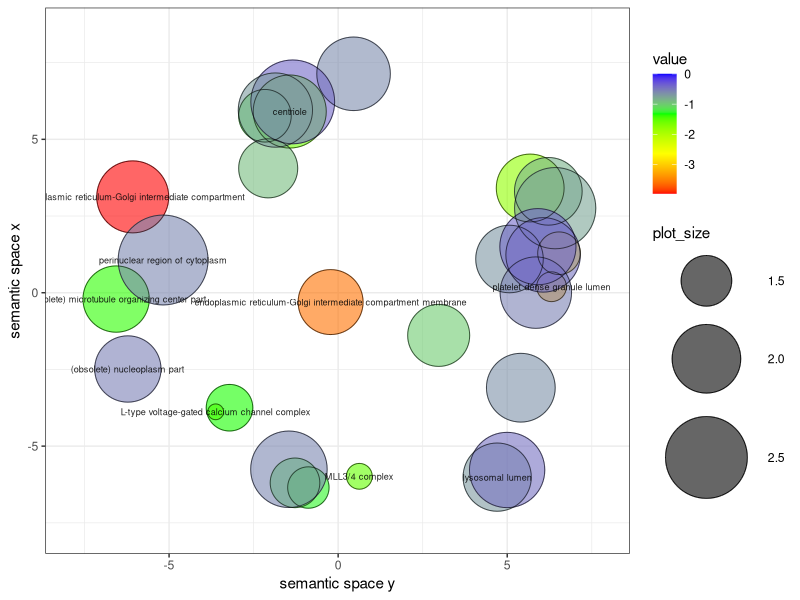
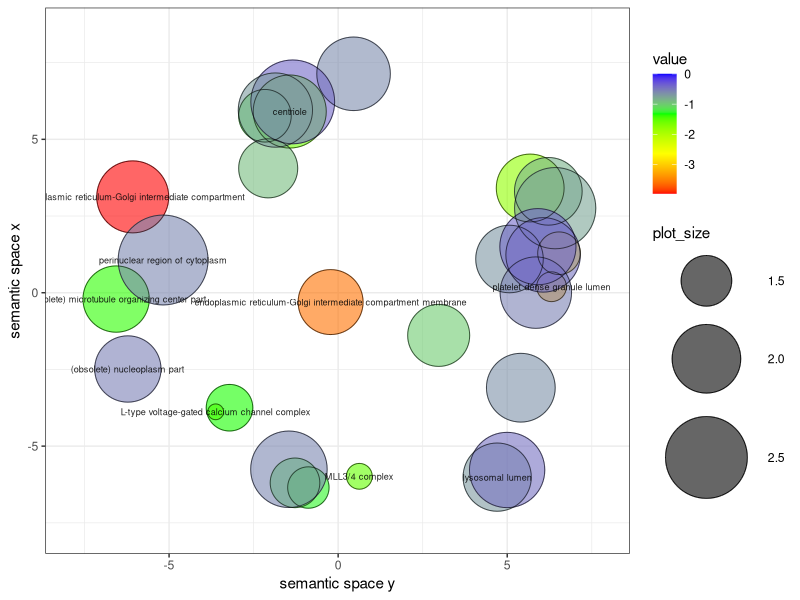

Reproduce these figures in R, in order.
# A plotting R script produced by the REVIGO server at http://revigo.irb.hr/
# If you found REVIGO useful in your work, please cite the following reference:
# Supek F et al. "REVIGO summarizes and visualizes long lists of Gene Ontology
# terms" PLoS ONE 2011. doi:10.1371/journal.pone.0021800

# --------------------------------------------------------------------------
# If you don't have the ggplot2 package installed, uncomment the following line:
# install.packages( "ggplot2" );
library( ggplot2 );

# --------------------------------------------------------------------------
# If you don't have the scales package installed, uncomment the following line:
# install.packages( "scales" );
library( scales );

# --------------------------------------------------------------------------
# Here is your data from REVIGO. Scroll down for plot configuration options.

revigo.names <- c("term_ID","description","frequency_%","plot_X","plot_Y","plot_size","value","uniqueness","dispensability");
revigo.data <- rbind(c("GO:0005793","endoplasmic reticulum-Golgi intermediate compartment",0.691,-6.075,3.125,2.117,-3.964,0.941,0.000),
c("GO:0044450","(obsolete) microtubule organizing center part",0.501,-6.566,-0.206,1.924,-1.371,1.000,0.000),
c("GO:0044451","(obsolete) nucleoplasm part",0.501,-6.219,-2.485,1.924,-0.544,1.000,0.000),
c("GO:0031089","platelet dense granule lumen",0.074,6.310,0.196,1.176,-3.228,0.710,0.028),
c("GO:0005814","centriole",0.755,-1.432,5.907,2.155,-1.595,0.838,0.029),
c("GO:0033116","endoplasmic reticulum-Golgi intermediate compartment membrane",0.399,-0.223,-0.304,1.881,-3.606,0.887,0.040),
c("GO:0048471","perinuclear region of cytoplasm",3.813,-5.177,1.067,2.856,-0.589,0.953,0.042),
c("GO:1990454","L-type voltage-gated calcium channel complex",0.064,-3.622,-3.881,1.114,-1.743,0.833,0.050),
c("GO:0044666","MLL3/4 complex",0.069,0.627,-5.983,1.146,-1.549,0.750,0.120),
c("GO:0043202","lysosomal lumen",0.510,4.703,-6.010,1.987,-0.697,0.870,0.144),
c("GO:0000781","chromosome, telomeric region",0.787,0.456,7.136,2.173,-0.613,0.915,0.187),
c("GO:0030134","COPII-coated ER to Golgi transport vesicle",0.495,5.679,3.414,1.973,-1.788,0.772,0.287),
c("GO:0005798","Golgi-associated vesicle",0.489,6.215,3.306,1.968,-0.853,0.791,0.338),
c("GO:0030173","integral component of Golgi membrane",0.324,2.973,-1.390,1.792,-1.004,0.807,0.342),
c("GO:0005686","U2 snRNP",0.106,-0.881,-6.349,1.322,-1.274,0.758,0.361),
c("GO:0030135","coated vesicle",1.574,6.418,2.757,2.473,-0.772,0.768,0.379),
c("GO:0005796","Golgi lumen",0.532,5.402,-3.095,2.004,-0.647,0.828,0.409),
c("GO:0042827","platelet dense granule",0.112,6.531,1.288,1.342,-2.870,0.748,0.423),
c("GO:0097431","mitotic spindle pole",0.181,-2.165,5.769,1.544,-1.200,0.833,0.446),
c("GO:0005871","kinesin complex",0.266,-2.069,4.055,1.708,-0.913,0.778,0.462),
c("GO:0005689","U12-type spliceosomal complex",0.154,-1.276,-6.196,1.477,-1.168,0.750,0.480),
c("GO:0035579","specific granule membrane",0.484,5.067,1.100,1.964,-0.675,0.678,0.488),
c("GO:0005819","spindle",2.026,-1.343,6.221,2.582,-0.414,0.825,0.569),
c("GO:1904813","ficolin-1-rich granule lumen",0.659,5.846,0.004,2.097,-0.561,0.687,0.572),
c("GO:0005681","spliceosomal complex",1.016,-1.456,-5.754,2.283,-0.589,0.736,0.578),
c("GO:0042581","specific granule",0.851,6.061,1.234,2.207,-0.466,0.704,0.605),
c("GO:0005775","vacuolar lumen",0.915,4.997,-5.777,2.238,-0.464,0.865,0.606),
c("GO:0032281","AMPA glutamate receptor complex",0.133,-3.213,-3.747,1.415,-1.339,0.812,0.628),
c("GO:0101002","ficolin-1-rich granule",0.984,5.907,1.502,2.270,-0.418,0.701,0.630),
c("GO:0072686","mitotic spindle",0.835,-1.856,5.954,2.199,-0.706,0.813,0.688));

one.data <- data.frame(revigo.data);
names(one.data) <- revigo.names;
one.data <- one.data [(one.data$plot_X != "null" & one.data$plot_Y != "null"), ];
one.data$plot_X <- as.numeric( as.character(one.data$plot_X) );
one.data$plot_Y <- as.numeric( as.character(one.data$plot_Y) );
one.data$plot_size <- as.numeric( as.character(one.data$plot_size) );
one.data$value <- as.numeric( as.character(one.data$value) );
one.data$frequency <- as.numeric( as.character(one.data$frequency) );
one.data$uniqueness <- as.numeric( as.character(one.data$uniqueness) );
one.data$dispensability <- as.numeric( as.character(one.data$dispensability) );
#head(one.data);


# --------------------------------------------------------------------------
# Names of the axes, sizes of the numbers and letters, names of the columns,
# etc. can be changed below

p1 <- ggplot( data = one.data );
p1 <- p1 + geom_point( aes( plot_X, plot_Y, colour = value, size = plot_size), alpha = I(0.6) ) + scale_size_area();
p1 <- p1 + scale_colour_gradientn( colours = c("red", "yellow", "green", "blue"), limits = c( min(one.data$value), 0) );
p1 <- p1 + geom_point( aes(plot_X, plot_Y, size = plot_size), shape = 21, fill = "transparent", colour = I (alpha ("black", 0.6) )) + scale_size_area();
p1 <- p1 + scale_size( range=c(5, 30)) + theme_bw(); # + scale_fill_gradientn(colours = heat_hcl(7), limits = c(-300, 0) );
ex <- one.data [ one.data$dispensability < 0.15, ];
p1 <- p1 + geom_text( data = ex, aes(plot_X, plot_Y, label = description), colour = I(alpha("black", 0.85)), size = 2.3 );
p1 <- p1 + labs (y = "semantic space x", x = "semantic space y");
p1 <- p1 + theme(legend.key = element_blank()) ;
one.x_range = max(one.data$plot_X) - min(one.data$plot_X);
one.y_range = max(one.data$plot_Y) - min(one.data$plot_Y);
p1 <- p1 + xlim(min(one.data$plot_X)-one.x_range/10,max(one.data$plot_X)+one.x_range/10);
p1 <- p1 + ylim(min(one.data$plot_Y)-one.y_range/10,max(one.data$plot_Y)+one.y_range/10);


# --------------------------------------------------------------------------
# Output the plot to screen

p1;

# Uncomment the line below to also save the plot to a file.
# The file type depends on the extension (default=pdf).

ggsave("/home/aleix/Bioinfo/TFG/results/plots/BD1_CC.pdf", height = 7, width = 10);

